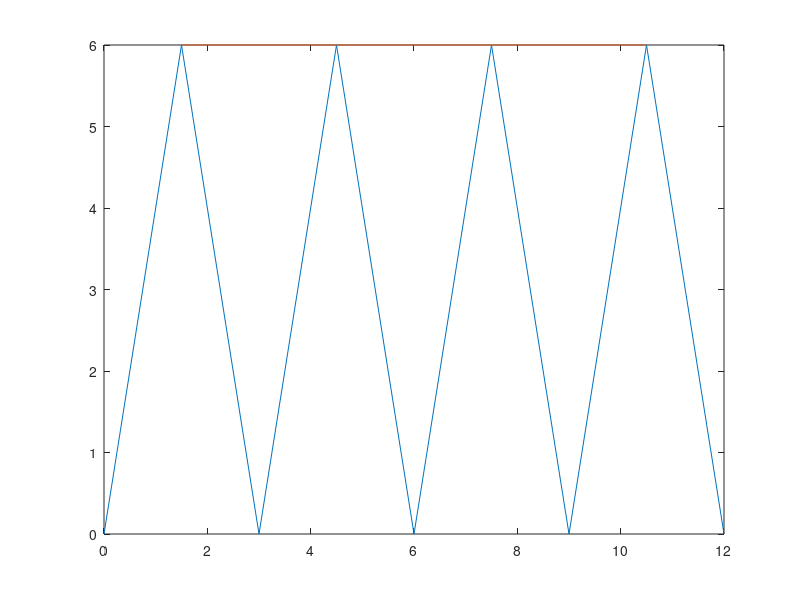

Reproduce this figure in MATLAB.
%los puntos
x1 = 0:1.5:12;
nElems = length(x1)
y1 = zeros(1, nElems)
for i=1:length(x1)
    if mod(i,2)==0
        y1(i) = 6;
    else
        y1(i) = 0;
    end
end

plot(x1, y1)

hold on
yL=[y1(2) y1(nElems-1)]
xL = [x1(2) x1(nElems-1)]
plot(xL, yL)